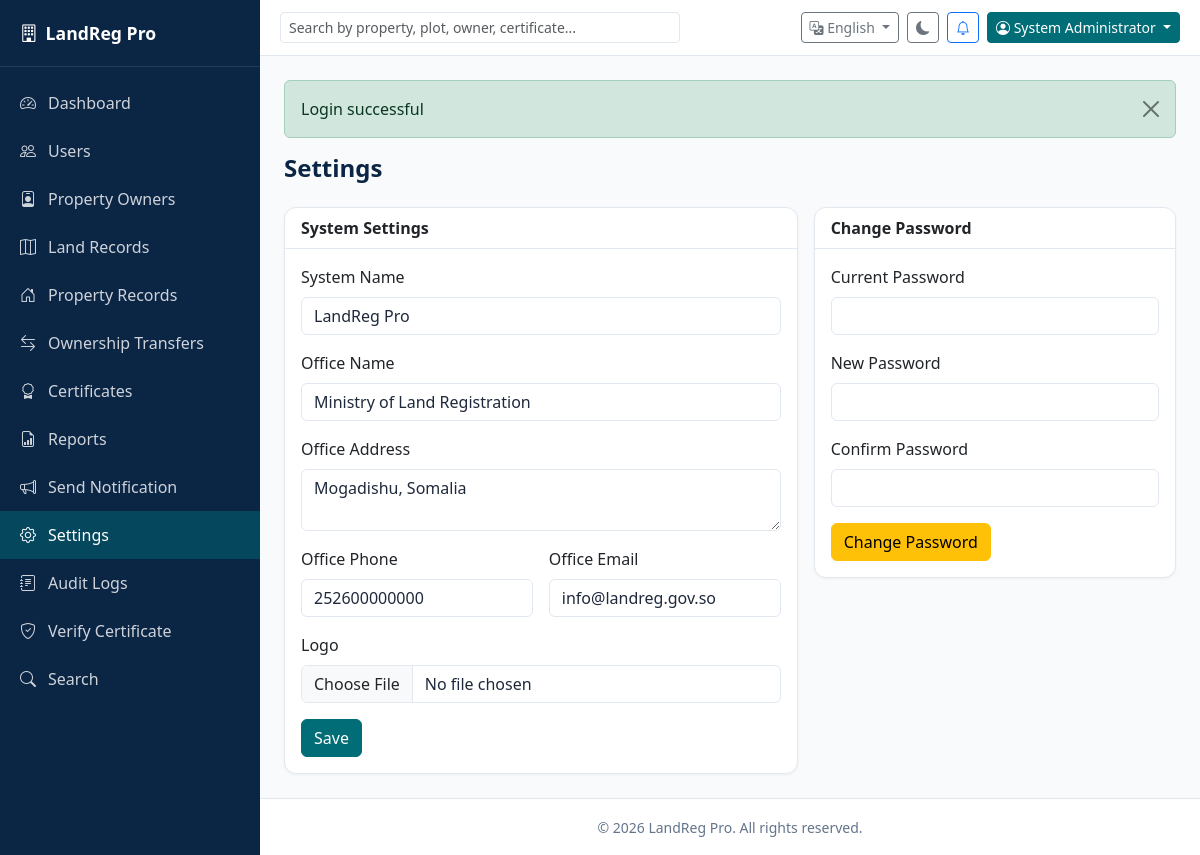
The app's page /admin/settings/index.php (signed in) with its own data.
### tables this page shows
CREATE TABLE settings (
    id INT AUTO_INCREMENT PRIMARY KEY,
    system_name VARCHAR(150) DEFAULT 'LandReg Pro',
    office_name VARCHAR(150),
    office_address TEXT,
    office_phone VARCHAR(30),
    office_email VARCHAR(150),
    logo VARCHAR(255),
    created_at TIMESTAMP DEFAULT CURRENT_TIMESTAMP
);

CREATE TABLE users (
    id INT AUTO_INCREMENT PRIMARY KEY,
    full_name VARCHAR(150) NOT NULL,
    email VARCHAR(150) NOT NULL UNIQUE,
    phone VARCHAR(30),
    password VARCHAR(255) NOT NULL,
    role ENUM('admin','user') NOT NULL DEFAULT 'user',
    status ENUM('active','inactive') NOT NULL DEFAULT 'active',
    profile_photo VARCHAR(255),
    created_at TIMESTAMP DEFAULT CURRENT_TIMESTAMP
);

### includes/lang.php (called while the page is built, shortened)
<?php
function getLang(): string
{
    return $_SESSION['lang'] ?? 'en';
}
function __(string $key): string
{
    global $translations;
    $lang = getLang();
    return $translations[$lang][$key] ?? $translations['en'][$key] ?? $key;
}

### includes/functions.php (called while the page is built, shortened)
<?php
function e(?string $value): string
{
    return htmlspecialchars($value ?? '', ENT_QUOTES, 'UTF-8');
}
function getFlash(): ?array
{
    if (!empty($_SESSION['flash'])) {
        $flash = $_SESSION['flash'];
        return $flash;
    }
    return null;
}
function getSettings(): array
{
    static $settings = null;
    if ($settings === null) {
        $db = getDB();
        $stmt = $db->query('SELECT * FROM settings ORDER BY id ASC LIMIT 1');
        $settings = $stmt->fetch() ?: [
            'system_name' => APP_NAME,
            'office_name' => '',
            'office_address' => '',
            'office_phone' => '',
            'office_email' => '',
            'logo' => '',
        ];
    }
    return $settings;
}

### includes/auth.php (called while the page is built, shortened)
<?php
function isLoggedIn(): bool
{
    return !empty($_SESSION['user_id']);
}
function currentUser(): ?array
{
    static $user = null;
    if ($user === null) {
        $db = getDB();
        $stmt = $db->prepare('SELECT * FROM users WHERE id = ? AND status = "active"');
        $stmt->execute([$_SESSION['user_id']]);
        $user = $stmt->fetch() ?: null;
    }
    return $user;
}
function isAdmin(): bool
{
    $user = currentUser();
    return $user && $user['role'] === 'admin';
}
function requireAdmin(): void
{
    if (!isAdmin()) {
        flash('danger', __('access_denied'));
        redirect(BASE_URL . '/user/dashboard.php');
    }
}

### admin/settings/index.php (the view, shortened to what this page needs)
<?php
requireAdmin();
$settings = getSettings();
$isAdminArea = true;
include APP_ROOT . '/includes/header.php';
?>
<div class="page-header"><h1><?= __('settings') ?></h1></div>
<div class="row g-3">
<div class="col-lg-7"><div class="card"><div class="card-header"><?= __('system_settings') ?></div><div class="card-body">
<form method="POST" enctype="multipart/form-data"><?= csrfField() ?><input type="hidden" name="action" value="settings">
<div class="mb-3"><label class="form-label">System Name</label><input name="system_name" class="form-control" value="<?= e($settings['system_name']) ?>"></div>
<div class="mb-3"><label class="form-label"><?= __('office_name') ?></label><input name="office_name" class="form-control" value="<?= e($settings['office_name']) ?>"></div>
<div class="mb-3"><label class="form-label"><?= __('office_address') ?></label><textarea name="office_address" class="form-control" rows="2"><?= e($settings['office_address']) ?></textarea></div>
<div class="row g-3"><div class="col-md-6"><label class="form-label"><?= __('office_phone') ?></label><input name="office_phone" class="form-control" value="<?= e($settings['office_phone']) ?>"></div>
<div class="col-md-6"><label class="form-label"><?= __('office_email') ?></label><input name="office_email" class="form-control" value="<?= e($settings['office_email']) ?>"></div></div>
<div class="mb-3 mt-3"><label class="form-label"><?= __('logo') ?></label><input type="file" name="logo" class="form-control" accept="image/*"></div>
<button class="btn btn-primary"><?= __('save') ?></button>
</form></div></div></div>
<div class="col-lg-5"><div class="card"><div class="card-header"><?= __('change_password') ?></div><div class="card-body">
<form method="POST"><?= csrfField() ?><input type="hidden" name="action" value="password">
<div class="mb-3"><label class="form-label"><?= __('current_password') ?></label><input type="password" name="current_password" class="form-control" required></div>
<div class="mb-3"><label class="form-label"><?= __('new_password') ?></label><input type="password" name="new_password" class="form-control" required minlength="6"></div>
<div class="mb-3"><label class="form-label"><?= __('confirm_password') ?></label><input type="password" name="confirm_password" class="form-control" required></div>
<button class="btn btn-warning"><?= __('change_password') ?></button>
</form></div></div></div>
</div>
<?php include APP_ROOT . '/includes/footer.php'; ?>

### includes/header.php (shortened to what this page needs)
<?php
$settings = getSettings();
$user = currentUser();
$lang = getLang();
$isAdminArea = $isAdminArea ?? false;
?>
<!DOCTYPE html>
<html lang="<?= e($lang) ?>" data-theme="light">
<head>
    <link href="https://cdn.jsdelivr.net/npm/bootstrap@5.3.3/dist/css/bootstrap.min.css" rel="stylesheet">
    <link href="https://cdn.jsdelivr.net/npm/bootstrap-icons@1.11.3/font/bootstrap-icons.min.css" rel="stylesheet">
    <link href="<?= BASE_URL ?>/assets/css/style.css" rel="stylesheet">
</head>
<body>
<div class="app-wrapper">
    <?php if ($user): ?>
        <?php include APP_ROOT . '/includes/sidebar.php'; ?>
    <?php endif; ?>
    <div class="main-content">
        <?php if ($user): ?>
        <nav class="top-navbar">
            <div class="navbar-search d-none d-md-block">
                <form action="<?= BASE_URL ?>/search.php" method="GET" class="d-flex">
                    <input type="text" name="q" class="form-control form-control-sm" placeholder="<?= __('search_placeholder') ?>">
                </form>
            </div>
            <div class="navbar-actions ms-auto d-flex align-items-center gap-2">
                <div class="dropdown">
                    <button class="btn btn-sm btn-outline-secondary dropdown-toggle" data-bs-toggle="dropdown">
                        <i class="bi bi-translate"></i> <?= $lang === 'so' ? __('somali') : __('english') ?>
                    </button>
                </div>
                <button class="btn btn-sm btn-outline-secondary" id="themeToggle" title="<?= __('dark_mode') ?>">
                    <i class="bi bi-moon-fill"></i>
                </button>
                <a href="<?= BASE_URL ?>/<?= $isAdminArea ? 'admin' : 'user' ?>/notifications.php" class="btn btn-sm btn-outline-primary position-relative">
                    <i class="bi bi-bell"></i>
                </a>
                <div class="dropdown">
                    <button class="btn btn-sm btn-primary dropdown-toggle" data-bs-toggle="dropdown">
                        <i class="bi bi-person-circle"></i> <?= e($user['full_name']) ?>
                    </button>
                </div>
            </div>
        </nav>
        <?php endif; ?>
        <main class="content-area p-3 p-md-4">
            <?php $flash = getFlash(); if ($flash): ?>
            <div class="alert alert-<?= e($flash['type']) ?> alert-dismissible fade show" role="alert">
                <?= e($flash['message']) ?>
                <button type="button" class="btn-close" data-bs-dismiss="alert"></button>
            </div>
            <?php endif; ?>

### includes/sidebar.php (shortened to what this page needs)
<?php
$base = $isAdminArea ? BASE_URL . '/admin' : BASE_URL . '/user';
$current = basename($_SERVER['PHP_SELF']);
?>
<aside class="sidebar" id="sidebar">
    <div class="sidebar-brand">
        <?php $logo = getSettings()['logo'] ?? ''; ?>
        <?php if ($logo): ?>
            <img src="<?= UPLOAD_URL . e($logo) ?>" alt="Logo" class="sidebar-logo">
        <?php else: ?>
            <i class="bi bi-building"></i>
        <?php endif; ?>
        <span><?= e(getSettings()['system_name'] ?? APP_NAME) ?></span>
    </div>
    <ul class="sidebar-nav">
        <li><a href="<?= $base ?>/dashboard.php" class="<?= $current === 'dashboard.php' ? 'active' : '' ?>"><i class="bi bi-speedometer2"></i> <?= __('dashboard') ?></a></li>
        <?php if ($isAdminArea): ?>
        <li><a href="<?= BASE_URL ?>/admin/users/index.php" class="<?= str_contains($_SERVER['PHP_SELF'], '/users/') ? 'active' : '' ?>"><i class="bi bi-people"></i> <?= __('users') ?></a></li>
        <li><a href="<?= BASE_URL ?>/admin/owners/index.php" class="<?= str_contains($_SERVER['PHP_SELF'], '/owners/') ? 'active' : '' ?>"><i class="bi bi-person-badge"></i> <?= __('owners') ?></a></li>
        <li><a href="<?= BASE_URL ?>/admin/lands/index.php" class="<?= str_contains($_SERVER['PHP_SELF'], '/lands/') ? 'active' : '' ?>"><i class="bi bi-map"></i> <?= __('lands') ?></a></li>
        <li><a href="<?= BASE_URL ?>/admin/properties/index.php" class="<?= str_contains($_SERVER['PHP_SELF'], '/properties/') ? 'active' : '' ?>"><i class="bi bi-house-door"></i> <?= __('properties') ?></a></li>
        <li><a href="<?= BASE_URL ?>/admin/transfers/index.php" class="<?= str_contains($_SERVER['PHP_SELF'], '/transfers/') ? 'active' : '' ?>"><i class="bi bi-arrow-left-right"></i> <?= __('transfers') ?></a></li>
        <li><a href="<?= BASE_URL ?>/admin/certificates/index.php" class="<?= str_contains($_SERVER['PHP_SELF'], '/certificates/') ? 'active' : '' ?>"><i class="bi bi-award"></i> <?= __('certificates') ?></a></li>
        <li><a href="<?= BASE_URL ?>/admin/reports/index.php" class="<?= str_contains($_SERVER['PHP_SELF'], '/reports/') ? 'active' : '' ?>"><i class="bi bi-file-earmark-bar-graph"></i> <?= __('reports') ?></a></li>
        <li><a href="<?= BASE_URL ?>/admin/notifications/index.php" class="<?= str_contains($_SERVER['PHP_SELF'], '/notifications/') ? 'active' : '' ?>"><i class="bi bi-megaphone"></i> <?= __('send_notification') ?></a></li>
        <li><a href="<?= BASE_URL ?>/admin/settings/index.php" class="<?= str_contains($_SERVER['PHP_SELF'], '/settings/') ? 'active' : '' ?>"><i class="bi bi-gear"></i> <?= __('settings') ?></a></li>
        <li><a href="<?= BASE_URL ?>/admin/audit_logs.php"><i class="bi bi-journal-text"></i> <?= __('audit_logs') ?></a></li>
        <?php endif; ?>
        <li><a href="<?= BASE_URL ?>/verify.php"><i class="bi bi-shield-check"></i> <?= __('verify') ?></a></li>
        <li><a href="<?= BASE_URL ?>/search.php"><i class="bi bi-search"></i> <?= __('search') ?></a></li>
    </ul>
</aside>

### includes/footer.php (shortened to what this page needs)
        </main>
        <footer class="app-footer text-center py-3">
            <small>&copy; <?= date('Y') ?> <?= e(getSettings()['system_name'] ?? APP_NAME) ?>. All rights reserved.</small>
        </footer>
    </div>
</div>
</body>
</html>

### assets/css/style.css (style rules this page uses)
:root { --primary: #006D77; --secondary: #0B2545; --accent-gold: #D4A017; --success: #2E8B57; --warning: #F4A261; --danger: #D62828; --bg: #F8FAFC; --card-bg: #FFFFFF; --text: #1e293b; --text-muted: #64748b; --border: #e2e8f0; --sidebar-width: 260px; }
* { box-sizing: border-box; }
body { font-family: 'Segoe UI', system-ui, -apple-system, sans-serif; background: var(--bg); color: var(--text); margin: 0; min-height: 100vh; }
.app-wrapper { display: flex; min-height: 100vh; }
.sidebar { width: var(--sidebar-width); background: var(--secondary); color: #fff; position: fixed; top: 0; left: 0; bottom: 0; z-index: 1040; overflow-y: auto; transition: transform 0.3s ease; }
.sidebar-brand { padding: 1.25rem; font-weight: 700; font-size: 1.1rem; display: flex; align-items: center; gap: 0.5rem; border-bottom: 1px solid rgba(255,255,255,0.1); }
.sidebar-nav { list-style: none; padding: 0.75rem 0; margin: 0; }
.sidebar-nav a { display: flex; align-items: center; gap: 0.75rem; padding: 0.75rem 1.25rem; color: rgba(255,255,255,0.8); text-decoration: none; transition: all 0.2s; }
.sidebar-nav a:hover, .sidebar-nav a.active { background: rgba(0,109,119,0.5); color: #fff; }
.main-content { margin-left: var(--sidebar-width); flex: 1; display: flex; flex-direction: column; min-height: 100vh; width: calc(100% - var(--sidebar-width)); }
.top-navbar { background: var(--card-bg); border-bottom: 1px solid var(--border); padding: 0.75rem 1.25rem; display: flex; align-items: center; gap: 1rem; position: sticky; top: 0; z-index: 1030; }
.navbar-search { flex: 1; max-width: 400px; }
.content-area { flex: 1; }
.app-footer { background: var(--card-bg); border-top: 1px solid var(--border); color: var(--text-muted); }
.card { background: var(--card-bg); border: 1px solid var(--border); border-radius: 0.75rem; box-shadow: 0 1px 3px rgba(0,0,0,0.05); }
.card-header { background: transparent; border-bottom: 1px solid var(--border); font-weight: 600; }
.btn-primary { background: var(--primary); border-color: var(--primary); }
.form-control, .form-select { background: var(--card-bg); color: var(--text); border-color: var(--border); }
.page-header { display: flex; justify-content: space-between; align-items: center; margin-bottom: 1.5rem; flex-wrap: wrap; gap: 1rem; }
.page-header h1 { font-size: 1.5rem; font-weight: 700; color: var(--secondary); margin: 0; }

### records on screen
settings: system_name "LandReg Pro", office_name "Ministry of Land Registration", office_address "Mogadishu, Somalia", office_phone "252600000000", office_email "info@landreg.gov.so"
users: full_name "System Administrator"

### other values on screen
__('dashboard') "Dashboard"
__('users') "Users"
__('owners') "Property Owners"
__('lands') "Land Records"
__('properties') "Property Records"
__('transfers') "Ownership Transfers"
__('certificates') "Certificates"
__('reports') "Reports"
__('send_notification') "Send Notification"
__('settings') "Settings"
__('audit_logs') "Audit Logs"
__('verify') "Verify Certificate"
__('search') "Search"
__('english') "English"
$flash['message'] "Login successful"
